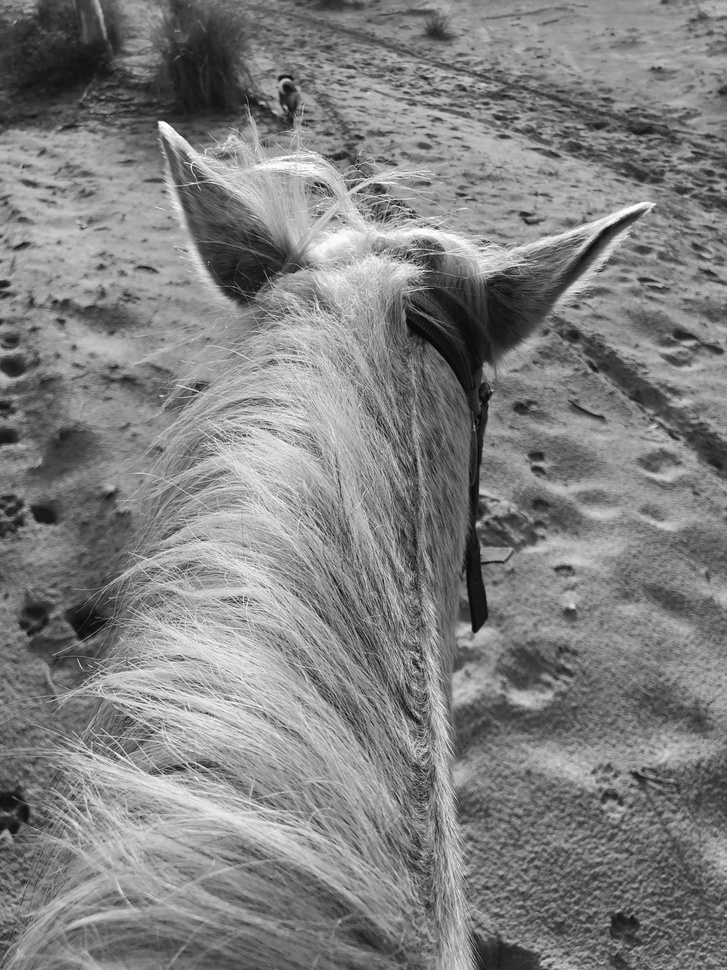
#> input picture test.jpg, 727 x 970 px, shrunk from 3000 x 4000 before the run
$ python padding_compare.py
#> lines starting #> are read from the running program, lines starting #| are printed output that depends on the picture
import cv2
import numpy as np
import matplotlib.pyplot as plt

def gaussian_kernel(size: int, sigma: float):
    assert size % 2 == 1
    k = size // 2
    x, y = np.mgrid[-k:k+1, -k:k+1]
    kernel = np.exp(-(x**2 + y**2) / (2 * sigma**2))
    kernel /= 2 * np.pi * sigma**2
    kernel /= kernel.sum()
    return kernel

def conv2d(image, kernel, padding_type="zero"):
    h, w = image.shape
    kh, kw = kernel.shape
    pad_h, pad_w = kh // 2, kw // 2

    # 手动 padding
    if padding_type == "zero":
        padded = np.pad(image, ((pad_h, pad_h), (pad_w, pad_w)), mode='constant', constant_values=0)
    elif padding_type == "reflect":
        padded = np.pad(image, ((pad_h, pad_h), (pad_w, pad_w)), mode='reflect')
    else:
        raise ValueError("Unsupported padding type")

    output = np.zeros_like(image, dtype=np.float64)

    # 逐像素卷积
    for i in range(h):
        for j in range(w):
            region = padded[i:i+kh, j:j+kw]
            output[i, j] = np.sum(region * kernel)
    return output

if __name__ == "__main__":
    img = cv2.imread("test.jpg", cv2.IMREAD_GRAYSCALE)
#> img is the input picture: shape (970, 727); min 1, max 255, mean 127.8
    if img is None:
        raise FileNotFoundError("请将 test.jpg 放在当前目录下")

    kernel = gaussian_kernel(5, 1)

    # 两种 padding 方式滤波
    img_zero = conv2d(img, kernel, padding_type="zero")
#> in conv2d, `padded = np.pad(image, ((pad_h, pad_h), (pad_w, pad_w)), mode='constan..`:
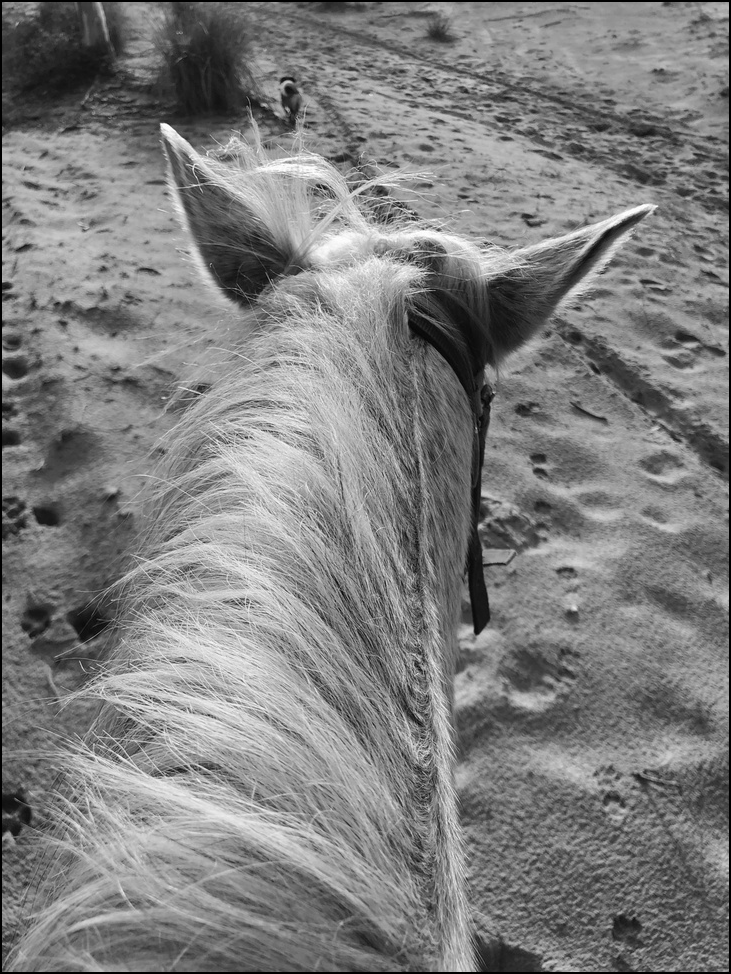
#> padded: shape (974, 731); min 0, max 255, mean 126.6
    img_reflect = conv2d(img, kernel, padding_type="reflect")

    # 可视化
    plt.figure(figsize=(12, 4))
    plt.subplot(1, 3, 1)
    plt.imshow(img, cmap='gray')
    plt.title("原图像")
    plt.axis('off')

    plt.subplot(1, 3, 2)
    plt.imshow(img_zero, cmap='gray')
    plt.title("Zero Padding")
    plt.axis('off')

    plt.subplot(1, 3, 3)
    plt.imshow(img_reflect, cmap='gray')
    plt.title("Reflect Padding")
    plt.axis('off')

    plt.tight_layout()
    plt.show()
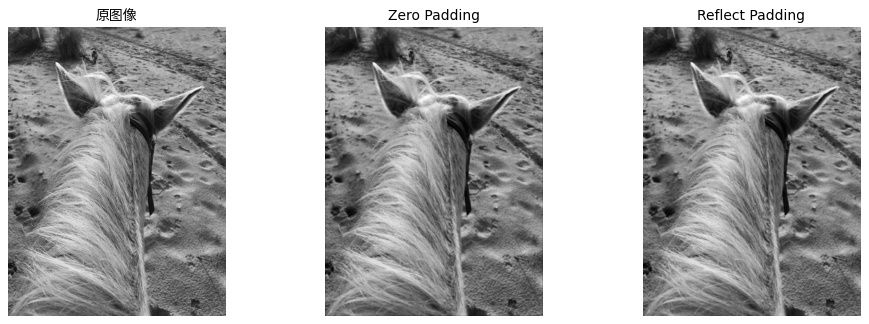
#> figure drawn by matplotlib, 3 panels
